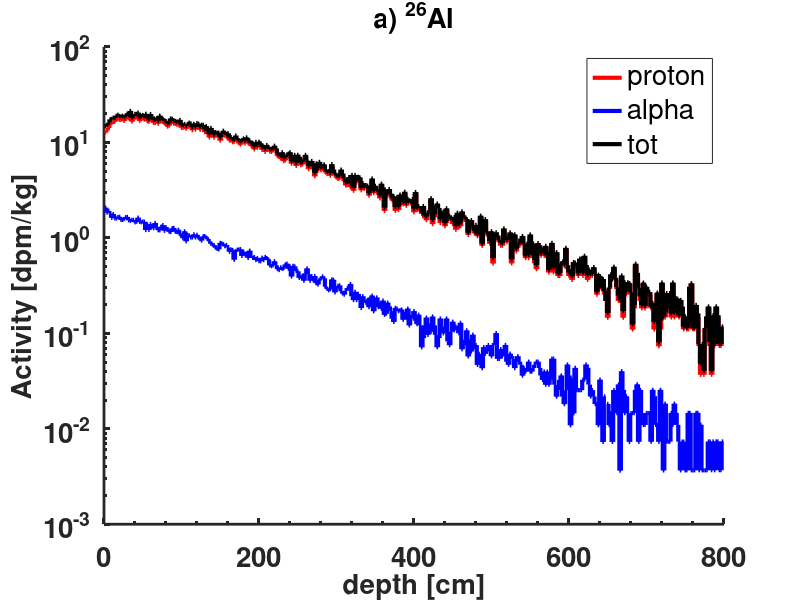

This figure's MATLAB source:
% Results from radioprotection spectrum
% clear all
close all

x_lim = 800; % cm

% Meteorite properties
meteoriteRadius = 241*100; % cm
meteoriteDensity = 1.194; % g/cm3

% Physics lists data
Shield = importdata('Al26_Shielding_M660.txt');
Shield_alpha = importdata('Al26_Shielding_M660_alpha.txt');

Shield_RadionuclidesNumber = Shield(:,2)';
sigma_Shield_RadionuclidesNumber = sqrt(Shield_RadionuclidesNumber);
Shield_RadionuclidesNumber_alpha = Shield_alpha(:,2)';
sigma_Shield_RadionuclidesNumber_alpha = sqrt(Shield_RadionuclidesNumber_alpha);

step = 2; % cm
depth = 1:step:800; % cm

% Number of Al26 created per second in the sample
upRadius = meteoriteRadius
lowRadius = meteoriteRadius - 50;
a = upRadius*upRadius*upRadius;
b = lowRadius*lowRadius*lowRadius;
mass = 4/3 * pi * (a-b) * meteoriteDensity; % g
sum(Shield_RadionuclidesNumber(1:25))*600000*250/mass

% figure(1)
% errorbar(depth, Shield_RadionuclidesNumber, sigma_Shield_RadionuclidesNumber, 's', 'Color', 'r', ...
%         'LineWidth', 1.2, 'MarkerSize', 10, 'MarkerFaceColor', 'r')
% set(gca, 'LineWidth', 2, 'XMinorTick', 'on', 'YMinorTick', 'on', 'FontSize', 20, 'FontWeight', 'bold')
% xlabel('Depth [cm]', 'FontSize', 15)
% ylabel('Number of nuclides', 'FontSize', 15)
% set(gca, 'YLim', [0 7000], 'XLim', [0 max(depth)])
% grid on
% grid minor
% legend({'Shielding', 'QGSP BIC', 'QGSP BERT', 'FTFP BERT', 'QBBC', 'FTFP INCLXX'}, 'Location', 'northeast', ...
%         'Orientation', 'vertical', 'FontSize', 15)
% title('Proton induced Al26 - flux X 100')

% figure(2)
% errorbar(depth, Shield_RadionuclidesNumber_alpha, sigma_Shield_RadionuclidesNumber_alpha, 's', 'Color', 'r', ...
%             'LineWidth', 1.2, 'MarkerSize', 10, 'MarkerFaceColor', 'r')
% set(gca, 'LineWidth', 2, 'XMinorTick', 'on', 'YMinorTick', 'on', 'FontSize', 20, 'FontWeight', 'bold')
% xlabel('Depth [cm]', 'FontSize', 15)
% ylabel('Number of nuclides', 'FontSize', 15)
% set(gca, 'YLim', [0 7000], 'XLim', [0 max(depth)])
% grid on
% grid minor
% legend({'Shielding', 'QGSP BIC', 'QGSP BERT', 'FTFP BERT', 'QBBC', 'FTFP INCLXX'}, 'Location', 'northeast', ...
%         'Orientation', 'vertical', 'FontSize', 15)
% title('Alpha induced Al26 - flux X 1000')


% Mass values at each depth
masses = zeros(1, length(Shield_RadionuclidesNumber)); % g

index = 1;
while index <= length(Shield_RadionuclidesNumber)
    upRadius = meteoriteRadius - step*(index-1);
    lowRadius = meteoriteRadius - step*index;
    a = upRadius*upRadius*upRadius;
    b = lowRadius*lowRadius*lowRadius;
    masses(index) = 4/3 * pi * (a-b) * meteoriteDensity; % g
    index = index + 1;
end
masses = masses/1000; % kg


% Activities
Shield_activity = (Shield_RadionuclidesNumber./masses)*600000;
sigma_Shield_activity = (sigma_Shield_RadionuclidesNumber./masses)*600000;
Shield_activity_alpha = Shield_RadionuclidesNumber_alpha./masses*60000;
sigma_Shield_activity_alpha = sigma_Shield_RadionuclidesNumber_alpha./masses*60000;

% % % Activity from Excel file
% meteor_activity = [46.4, 49.9, 52.4, 54.4, 56.1, 57.7, 58.9, 60.3, 61.2, 62.0, 62.9, 63.4, 64.2, 64.7, 65.2, 65.7, ...
%                     66.1, 67.0, 66.8, 66.8, 67.0, 68.1, 67.9, 69.1, 68.5, 68.5, 68.5, 68.5, 68.5, 68.5]; % dpm/kg
% meteor_depth = 0.5:1:30; % cm
% length(meteor_depth)
% length(meteor_activity)

% figure(3)
% hold on
% % fplot(funGCRProdRate, 'b', 'LineWidth', 3)
% % errorbar(depth, Shield_activity, sigma_Shield_activity, 's', 'Color', 'red', 'LineWidth', 1.2, ...
% %             'MarkerSize', 10, 'MarkerFaceColor', 'red')
% stairs(depth, Shield_activity, 'Color', 'red', 'LineWidth', 3)
% hold off
% set(gca, 'LineWidth', 2, 'XMinorTick', 'on', 'YMinorTick', 'on', 'FontSize', 20, 'FontWeight', 'bold')
% xlabel('d [cm]', 'FontSize', 20)
% ylabel('A [dpm/kg]', 'FontSize', 20)
% % set(gca, 'YLim', [0 40], 'XLim', [0 48])
% % grid on
% % grid minor
% % legend({'Physical model', 'Geant4 model'}, 'Location', 'northwest', 'Orientation', 'vertical', 'FontSize', 25)
% title('^{26}Al activity - protons', 'FontSize', 20)

% figure(4)
% hold on
% % errorbar(depth, Shield_activity_alpha, sigma_Shield_activity_alpha, 's', 'Color', 'r', 'LineWidth', 1.2, ...
% %             'MarkerSize', 10, 'MarkerFaceColor', 'r')
% stairs(depth, Shield_activity_alpha, 'Color', 'blue', 'LineWidth', 3)
% hold off
% set(gca, 'LineWidth', 2, 'XMinorTick', 'on', 'YMinorTick', 'on', 'FontSize', 20, 'FontWeight', 'bold')
% xlabel('d [cm]', 'FontSize', 20)
% ylabel('A [dpm/kg]', 'FontSize', 20)
% % set(gca, 'YLim', [0 15], 'XLim', [0 max(depth)+5])
% grid on
% grid minor
% % legend({'Shielding', 'QGSP BIC', 'QGSP BERT', 'FTFP BERT', 'QBBC', 'FTPT INCLXX'}, 'Location', 'northeast', ...
% %       'Orientation', 'vertical', 'FontSize', 15)
% title('^{26}Al activity - alphas', 'FontSize', 20)

% figure(44)
% hold on
% stairs(depth, Shield_activity, 'Color', 'red', 'LineWidth', 3)
% stairs(depth, Shield_activity_alpha, 'Color', 'blue', 'LineWidth', 3)
% hold off
% set(gca, 'LineWidth', 2, 'XMinorTick', 'on', 'YMinorTick', 'on', 'FontSize', 20, 'FontWeight', 'bold')
% xlabel('d [cm]', 'FontSize', 20)
% ylabel('A [dpm/kg]', 'FontSize', 20)
% % set(gca, 'YLim', [0 15], 'XLim', [0 max(depth)])
% grid on
% % grid minor
% legend({'proton', 'alpha'}, 'Location', 'northeast', 'Orientation', 'vertical', 'FontSize', 20)
% title('^{26}Al activity', 'FontSize', 20)


% Total activity
Shield_activity_tot = Shield_activity + Shield_activity_alpha;
sigma_Shield_activity_tot = sqrt(sigma_Shield_activity.^2 + sigma_Shield_activity_alpha.^2);


% figure(5)
% hold on
% % errorbar(depth, Shield_activity_tot , sigma_Shield_activity_tot, 's', 'Color', 'r', 'LineWidth', 1.2, ...
% %         'MarkerSize', 10, 'MarkerFaceColor', 'r')
% stairs(depth, Shield_activity_tot, 'Color', 'blue', 'LineWidth', 3)
% hold off
% set(gca, 'LineWidth', 2, 'XMinorTick', 'on', 'YMinorTick', 'on', 'FontSize', 20, 'FontWeight', 'bold')
% xlabel('d [cm]', 'FontSize', 20)
% ylabel('A [dpm/kg]', 'FontSize', 20)
% % set(gca, 'YLim', [0 170], 'XLim', [0 max(depth)+5])
% % grid on
% % grid minor
% % legend({'Shielding', 'QGSP BIC', 'QGSP BERT', 'FTFP BERT', 'QBBC', 'FTPT INCLXX'}, 'Location', 'northeast', ...
% %       'Orientation', 'vertical', 'FontSize', 15)
% title('^{26}Al activity - protons + alphas', 'FontSize', 20)

% depth = depth - step/2;
figure(6)
hold on
stairs(depth, Shield_activity, 'Color', 'red', 'LineWidth', 3)
stairs(depth, Shield_activity_alpha, 'Color', 'blue', 'LineWidth', 3)
stairs(depth, Shield_activity_tot, 'Color', 'black', 'LineWidth', 3)
% stairs(depth, Shield_activity*1.55, 'Color', 'green', 'LineWidth', 3)
hold off
set(gca, 'LineWidth', 2, 'XMinorTick', 'on', 'YMinorTick', 'on', 'FontSize', 20, 'FontWeight', 'bold', 'YScale', 'log')
xlabel('depth [cm]', 'FontSize', 20)
ylabel('Activity [dpm/kg]', 'FontSize', 20)
% set(gca, 'XLim', [0 50])
set(gca, 'XLim', [0 x_lim])
% grid on
% grid minor
legend({'proton', 'alpha', 'tot'}, 'Location', 'northeast', 'Orientation', 'vertical', 'FontSize', 20)
title('a) ^{26}Al', 'FontSize', 20)

% figure(7)
% hold on
% shadedErrorBar(depth, Shield_activity, sigma_Shield_activity, 'lineProps', 'red', 'transparent', true, ...
%                 'patchSaturation', 0.08);
% shadedErrorBar(depth, Shield_activity_alpha, sigma_Shield_activity_alpha, 'lineProps', 'blue', 'transparent', ...
%                 true, 'patchSaturation', 0.08);
% shadedErrorBar(depth, Shield_activity_tot, sigma_Shield_activity_tot, 'lineProps', 'black', 'transparent', true, ...
%                 'patchSaturation', 0.08);
% hold off
% set(gca, 'LineWidth', 2, 'XMinorTick', 'on', 'YMinorTick', 'on', 'FontSize', 20, 'FontWeight', 'bold')
% % set(gca, 'YScale', 'log')
% xlabel('d [cm]', 'FontSize', 20)
% ylabel('A [dpm/kg]', 'FontSize', 20)
% set(gca, 'XLim', [0 50])
% % set(gca, 'XLim', [0 x_lim])
% % grid on
% % grid minor
% legend({'proton', 'alpha', 'tot'}, 'Location', 'northeast', 'Orientation', 'vertical', 'FontSize', 20)
% % title('^{26}Al activity - protons + alphas', 'FontSize', 20)

% depth = depth-step/2;
% figure(8)
% hold on
% stairs(depth, Shield_activity_tot, 'Color', 'black', 'LineWidth', 3)
% stairs(depth, Shield_activity*1.55, 'Color', 'blue', 'LineWidth', 3)
% fplot(funGCRProdRate, 'red', 'LineWidth', 3)
% hold off
% set(gca, 'LineWidth', 2, 'XMinorTick', 'on', 'YMinorTick', 'on', 'FontSize', 20, 'FontWeight', 'bold')
% % set(gca, 'YScale', 'log')
% xlabel('depth [cm]', 'FontSize', 20)
% ylabel('Activity [dpm/kg]', 'FontSize', 20)
% set(gca, 'XLim', [0 50], 'YLim', [0 40])
% % grid on
% % grid minor
% legend({'Geant4 p+\alpha', 'Geant4 p*1.55', 'Physical model'}, 'Location', 'northeast', 'Orientation', 'vertical', 'FontSize', 20)
% % title('^{26}Al activity - protons + alphas', 'FontSize', 20)

% figure(9)
% hold on
% errorbar(depth, Shield_activity_tot, sigma_Shield_activity_tot, 's', 'Color', 'black', 'LineWidth', 1.2, ...
%         'MarkerSize', 10, 'MarkerFaceColor', 'black')
% errorbar(depth, Shield_activity*1.55, sigma_Shield_activity*1.55, 's', 'Color', 'blue', 'LineWidth', 1.2, ...
%         'MarkerSize', 10, 'MarkerFaceColor', 'blue')
% fplot(funGCRProdRate, 'red', 'LineWidth', 3)
% hold off
% set(gca, 'LineWidth', 2, 'XMinorTick', 'on', 'YMinorTick', 'on', 'FontSize', 25, 'FontWeight', 'bold')
% % set(gca, 'YScale', 'log')
% xlabel('depth [cm]', 'FontSize', 25)
% ylabel('Activity [dpm/kg]', 'FontSize', 25)
% set(gca, 'XLim', [0 50], 'YLim', [0 40])
% % grid on
% % grid minor
% legend({'Geant4 p+\alpha', 'Geant4 p*1.55', 'Physical model'}, 'Location', 'northeast', ...
%         'Orientation', 'vertical', 'FontSize', 25)
% % title('^{26}Al activity - protons + alphas', 'FontSize', 20)

% figure(10)
% hold on
% errorbar(depth, Shield_activity*0.55, sigma_Shield_activity*0.55, 's', 'Color', 'red', 'LineWidth', 1.2, ...
%         'MarkerSize', 10, 'MarkerFaceColor', 'red')
% errorbar(depth, Shield_activity_alpha, sigma_Shield_activity_alpha, 's', 'Color', 'blue', 'LineWidth', 1.2, ...
%         'MarkerSize', 10, 'MarkerFaceColor', 'blue')
% % fplot(funGCRProdRate, 'red', 'LineWidth', 3)
% hold off
% set(gca, 'LineWidth', 2, 'XMinorTick', 'on', 'YMinorTick', 'on', 'FontSize', 20, 'FontWeight', 'bold')
% % set(gca, 'YScale', 'log')
% xlabel('depth [cm]', 'FontSize', 20)
% ylabel('Activity [dpm/kg]', 'FontSize', 20)
% set(gca, 'XLim', [0 x_lim], 'YLim', [0 12])
% % grid on
% % grid minor
% legend({'p*0.55', '\alpha', 'Physical model'}, 'Location', 'northeast', 'Orientation', 'vertical', 'FontSize', 20)
% % title('^{26}Al activity - protons + alphas', 'FontSize', 20)

ratio_Al = Shield_activity_alpha./Shield_activity;
% figure(11)
% hold on
% stairs(depth, ratio_Al, 'Color', 'red', 'LineWidth', 3)
% stairs(depth, ratio_Na, 'Color', 'blue', 'LineWidth', 3)
% hold off
% set(gca, 'LineWidth', 2, 'XMinorTick', 'on', 'YMinorTick', 'on', 'FontSize', 20, 'FontWeight', 'bold')
% % set(gca, 'YScale', 'log')
% xlabel('depth [cm]', 'FontSize', 20)
% ylabel('$\boldmath\frac{\boldmath\alpha}{p}$', 'FontSize', 30, 'Rotation', 0, ...
%         'VerticalAlignment', 'bottom', 'Interpreter', 'latex')
% set(gca, 'XLim', [0 50], 'YLim', [0 0.2])
% % grid on
% % grid minor
% legend({'^{26}Al', '^{22}Na'}, 'Location', 'northeast', 'Orientation', 'vertical', 'FontSize', 20)
% % title('$\boldmath\frac{\boldmath\alpha}{p}$', 'FontSize', 30, 'Interpreter', 'latex')

% depth(26)
% mean(Shield_activity(1:26)*1.55)
% mean(Shield_activity_tot(1:26))